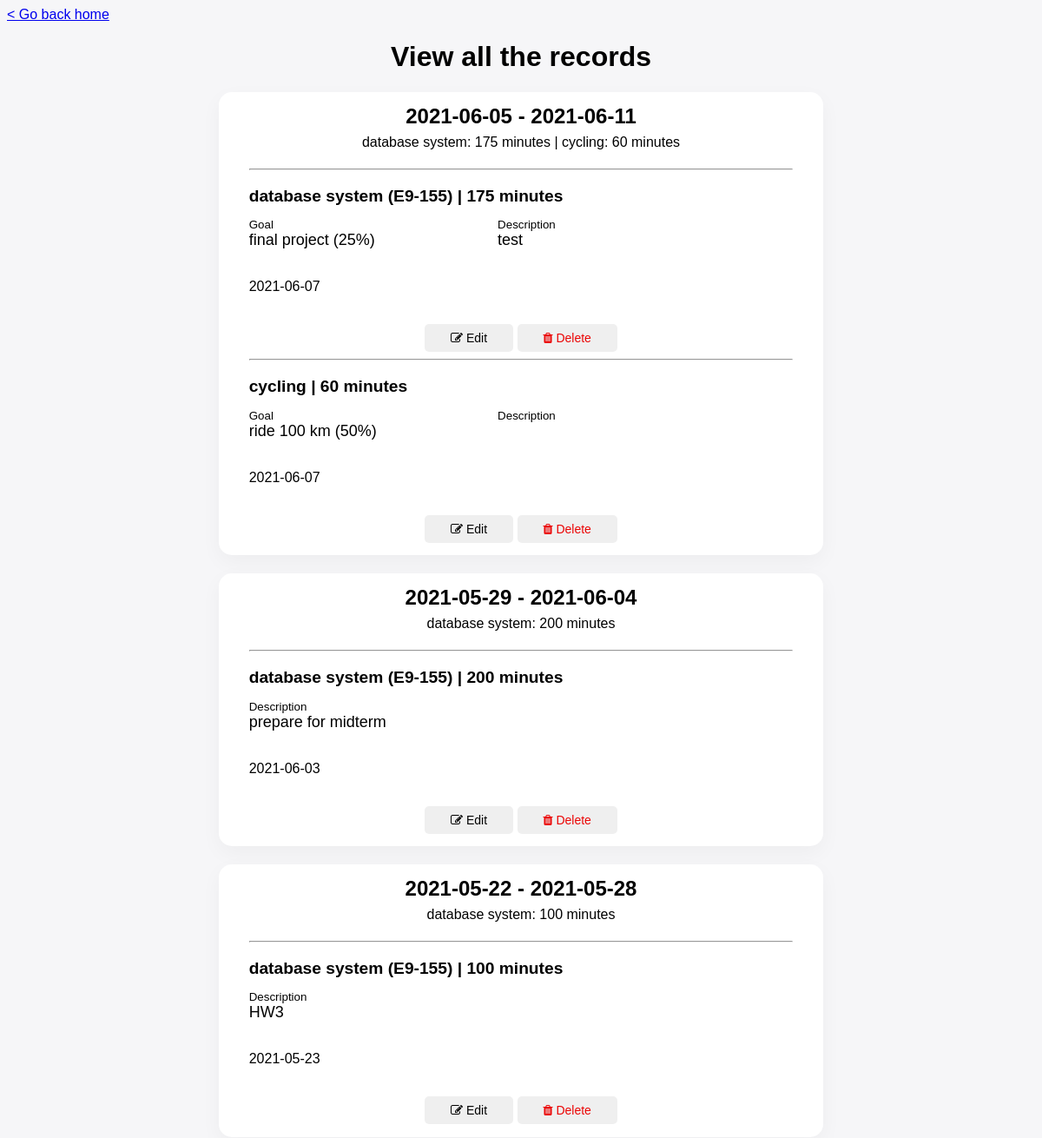
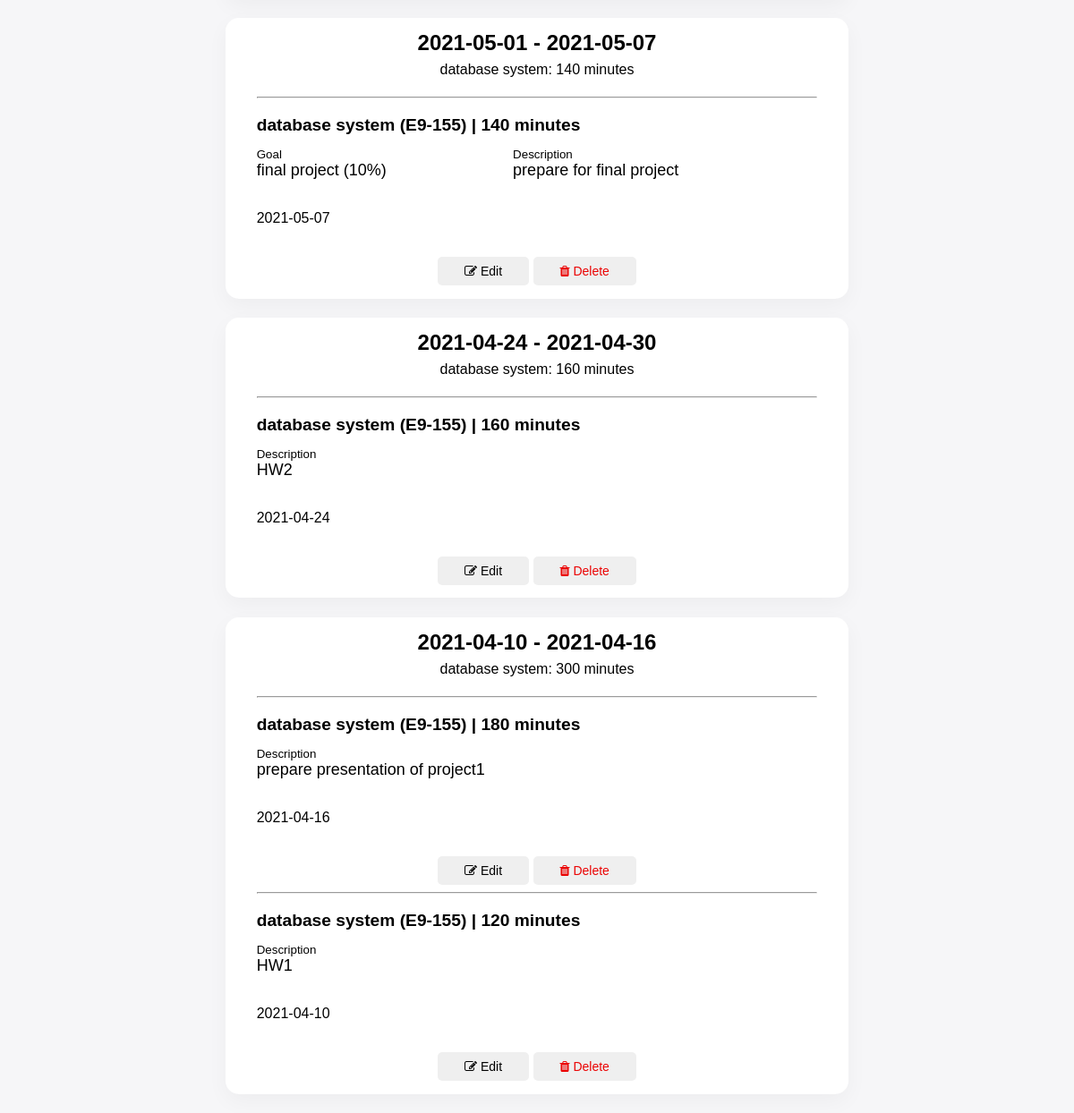
The app's page /records/listAll with its own data (2 pictures, top to bottom).
### MainApp/models.py (models this page shows, shortened)
class Items(db.Model):
    __tablename__ = 'Items'
    Category = db.Column(db.VARCHAR(20), nullable=False)
    ItemNumber = db.Column(db.CHAR(6), primary_key=True)
    Name = db.Column(db.VARCHAR(50), nullable=False)
    item_referenced_by_record = db.relationship('Records', lazy=True, cascade='delete')
    item_referenced_by_goal = db.relationship('Goals', lazy=True, cascade='delete')

class Records(db.Model):
    __tablename__ = 'Records'
    ItemNumber = db.Column(db.CHAR(6), db.ForeignKey('Items.ItemNumber', ondelete='CASCADE'), primary_key=True)
    Date = db.Column(db.CHAR(10), default=datetime.today().strftime("%Y/%m/%d"))
    Duration = db.Column(db.Integer, nullable=False)
    GoalNumber = db.Column(db.CHAR(6), db.ForeignKey('Goals.GoalNumber', ondelete='SET NULL'), default=None)
    AchievePercentage = db.Column(db.Integer, default=None)
    Description = db.Column(db.VARCHAR(100))
    SetDateTime = db.Column(db.CHAR(20), primary_key=True)
    '''
    __table_args__ = (
        db.ForeignKeyConstraint(['ItemNumber'], ['Items.ItemNumber']),
        db.ForeignKeyConstraint(['GoalNumber'], ['Goals.GoalNumber']),
    )
    '''

class Goals(db.Model):
    __tablename__ = 'Goals'
    GoalNumber = db.Column(db.CHAR(6), primary_key=True)
    ItemNumber = db.Column(db.CHAR(6), db.ForeignKey('Items.ItemNumber', ondelete='CASCADE'), nullable=False)
    Goal = db.Column(db.VARCHAR(100), nullable=False)
    Achieved = db.Column(db.CHAR(1), nullable=False)
    SetDate = db.Column(db.CHAR(10))
    AchieveDate = db.Column(db.CHAR(10))
    '''
    __table_args__ = (
        db.ForeignKeyConstraint(['ItemNumber'], ['Items.ItemNumber']),
    )
    '''
    goal_referenced_by_record = db.relationship('Records', lazy=True, foreign_keys='Records.GoalNumber')

### main.py (the view)
@app.route('/records/listAll')
def records_listAll():
    return records_views.listRecords()

### MainApp/templates/records/record_listAll.html (shortened to what this page needs)
<!doctype html>
<html>
    <link rel="stylesheet" href="/static/records/record_listAll_css.css">
    <link rel="stylesheet" href="https://cdnjs.cloudflare.com/ajax/libs/font-awesome/4.7.0/css/font-awesome.min.css">
    <body onload="setInfo()">
        <a href="/home" title="go to Homepage">&lt; Go back home</a>
        <div id="recordListContainer">
            <h1 class="recordListContainer">View all the records</h1>
            {% for rl in records %}
            <div id="intervalContainer">
                <h2 class="interval">{{bound[loop.index0][0]}} - {{bound[loop.index0][1]}}</h2>
                <h4 class="summary">
                    {{summary[loop.index0][0].Name}}: {{summary[loop.index0][0].Total}} minutes
                    {% for s in summary[loop.index0][1:] %}
                 | {{s.Name}}: {{s.Total}} minutes
                    {% endfor %}
                </h4>
                {% for r in rl %}
                <div id="recordContainer">
                    <hr>
                    {% if r.Category == 'Learning' %}
                        <h3 class="record" id="item">{{r.Name}} ({{r.ItemNumber}}) | {{r.Duration}} minutes</h3>
                    {% else %}
                        <h3 class="record" id="item">{{r.Name}} | {{r.Duration}} minutes</h3>
                    {% endif %}
                    {% if r.Goal != None %}
                        <div id="recordInfoContainer">
                            <p class="record" id="goalTitle">Goal</p>
                            <p class="record" id="goal">{{r.Goal}} ({{r.AchievePercentage}}%)</p>
                        </div>
                    {% endif %}
                    <div id="recordInfoContainer">
                        <p class="record" id="descriptionTitle">Description</p>
                        <p class="record" id="description">{{r.Description}}</p>
                    </div>
                    <p class="record" id="date">{{r.Date}}</p>
                    <br>
                    <div id="buttonContainer">
                        <button id="modifyRequestButton" onclick="sendModifyRequest('{{r.ItemNumber}}', '{{r.Date}}', '{{r.SetDateTime}}')"><i class="fa fa-edit"></i> Edit</button>
                        <button id="deleteRequestButton" onclick="deleteWarn('{{r.ItemNumber}}', '{{r.Date}}', '{{r.SetDateTime}}')"><i class="fa fa-trash"></i> Delete</button>
                    </div>
                </div>
                {% endfor %}
            </div>
            {% endfor %}
        </div>
    </body>
</html>

### MainApp/static/records/record_listAll_css.css (style rules this page uses)
body { background-color: #f6f6f8; }
a, li, div, h4, p { font-family: Calibri, sans-serif; }
h1, h2, h3 { font-family: sans-serif; }
h2 { text-align: center; padding-top: 2%; margin-bottom: 1%; }
h3 { font-size: larger; margin-bottom: 0%; }
h4 { margin-top: 1%; font-weight: normal; text-align: center; }
#recordListContainer { width: 60%; text-align: center; margin: auto; }
#intervalContainer { background-color: white; text-align: left; border-width: 1px; border-radius: 15px; box-shadow: 0px 8px 24px rgb(13 13 18 / 4%); margin: 1% 1% 3% 1%; padding-bottom: 2%; }
#recordContainer { width: 90%; margin: auto; }
#recordInfoContainer { width: 45%; display: inline-block; vertical-align: top; }
#goalTitle, #descriptionTitle { font-size: smaller; margin-top: 5%; margin-bottom: 0%; }
#goal, #description { font-size: large; margin-top: 0%; }
#buttonContainer { text-align: center; }
button { border-style: none; border-radius: 5px; font-size: 14px; padding: 8px 30px; cursor: pointer; }
#modifyRequestButton { color: black; }
#deleteRequestButton { color: rgb(235, 4, 4); }

### records on screen
Items: bound "2021-06-05", bound "2021-06-11", Name "database system", summary "175", bound "2021-05-29", bound "2021-06-04", summary "200", bound "2021-05-22", bound "2021-05-28", summary "100", bound "2021-05-01", bound "2021-05-07", summary "140", bound "2021-04-24", bound "2021-04-30", summary "160", bound "2021-04-10", bound "2021-04-16", summary "300"
Items: Name "cycling", Total "60"
Records: Name "database system", ItemNumber "E9-155", Duration "175", Goal "final project", AchievePercentage "25", Description "test", Date "2021-06-07"
Records: Name "cycling", Duration "60", Goal "ride 100 km", AchievePercentage "50", Date "2021-06-07"
Records: Name "database system", ItemNumber "E9-155", Duration "200", Description "prepare for midterm", Date "2021-06-03"
Records: Name "database system", ItemNumber "E9-155", Duration "100", Description "HW3", Date "2021-05-23"
Records: Name "database system", ItemNumber "E9-155", Duration "140", Goal "final project", AchievePercentage "10", Description "prepare for final project", Date "2021-05-07"
Records: Name "database system", ItemNumber "E9-155", Duration "160", Description "HW2", Date "2021-04-24"
Records: Name "database system", ItemNumber "E9-155", Duration "180", Description "prepare presentation of project1", Date "2021-04-16"
Records: Name "database system", ItemNumber "E9-155", Duration "120", Description "HW1", Date "2021-04-10"
